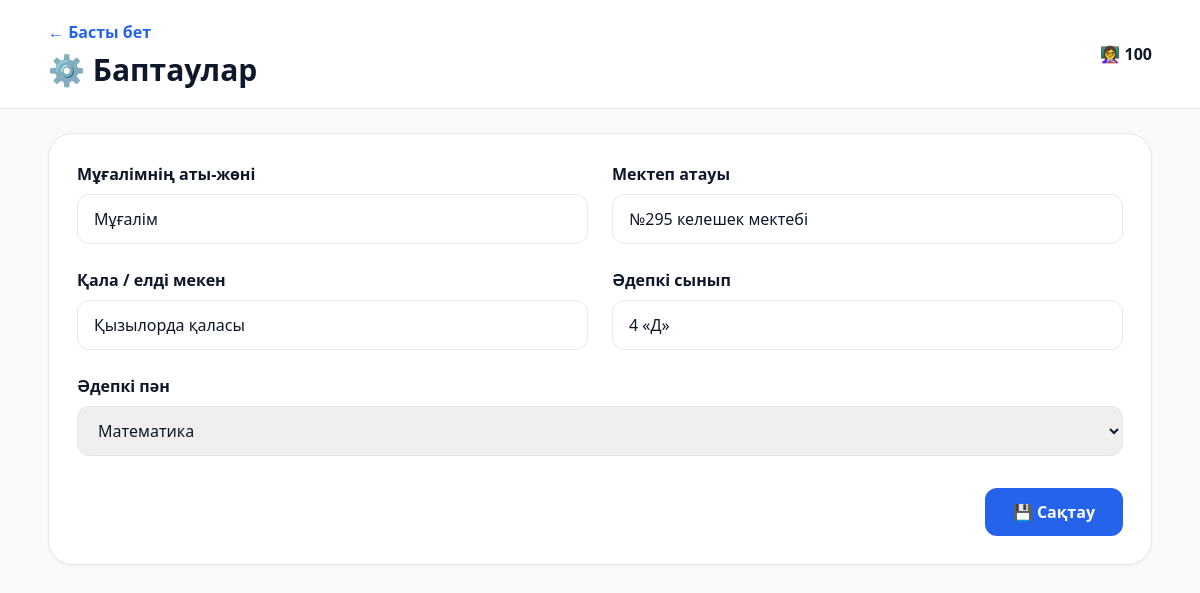
Screenshot of /settings (signed in) with the database file from the repository.
### tables this page shows
CREATE TABLE app_settings (

        id INTEGER PRIMARY KEY AUTOINCREMENT,

        setting_key TEXT NOT NULL UNIQUE,

        setting_value TEXT,

        updated_at TIMESTAMP
            DEFAULT CURRENT_TIMESTAMP
    );

### app.py (the view, shortened to what this page needs)
@app.route(
    "/settings",
    methods=["GET", "POST"]
)
def settings():
    if not logged_in():
        return redirect(
            url_for("login")
        )
    conn = get_db()
    rows = conn.execute(
        """
        SELECT
            setting_key,
            setting_value

        FROM app_settings
        """
    ).fetchall()
    conn.close()
    current_settings = {
        row["setting_key"]:
            row["setting_value"]
        for row in rows
    }
    return render_template(
        "settings.html",
        teacher_name=session.get(
            "teacher_name",
            current_settings.get(
                "teacher_name",
                "Мұғалім"
            )
        ),
        settings=current_settings,
        saved=(
            request.args.get(
                "saved"
            ) == "1"
        )
    )

### app.py (called while the page is built)
def get_db():
    conn = sqlite3.connect(DB_PATH)
    conn.row_factory = sqlite3.Row
    return conn

def logged_in():
    return "user" in session

def get_student_portal_token():
    conn = get_db()
    portal = conn.execute(
        """
        SELECT portal_token

        FROM student_portal_links

        WHERE is_active = 1

        ORDER BY id DESC
        LIMIT 1
        """
    ).fetchone()
    if portal is None:
        import secrets
        token = secrets.token_urlsafe(24)
        conn.execute(
            """
            INSERT INTO student_portal_links (
                portal_token,
                is_active
            )
            VALUES (?, 1)
            """,
            (token,)
        )
        conn.commit()
    else:
        token = portal["portal_token"]
    conn.close()
    return token

@app.context_processor
def inject_student_portal_link():
    try:
        token = (
            get_student_portal_token()
        )
        return {
            "student_portal_token":
                token
        }
    except Exception:
        return {
            "student_portal_token":
                None
        }

### templates/settings.html (shortened to what this page needs)
<!DOCTYPE html>
<html lang="kk">
<head>
<script src="https://cdn.tailwindcss.com"></script>
</head>
<body class="bg-slate-50 text-slate-900">
<header class="bg-white border-b">
<div class="max-w-6xl mx-auto px-6 py-5 flex justify-between items-center">
<div>
<a href="{{ url_for('dashboard') }}"
   class="text-blue-600 font-semibold">
← Басты бет
</a>
<h1 class="text-3xl font-black mt-2">
⚙️ Баптаулар
</h1>
</div>
<div class="font-bold">
👩‍🏫 {{ teacher_name }}
</div>
</div>
</header>
<main class="max-w-6xl mx-auto p-6">
<form method="POST"
      class="bg-white border rounded-3xl p-7 shadow-sm">
<div class="grid md:grid-cols-2 gap-6">
{% for field, label in [
('teacher_name','Мұғалімнің аты-жөні'),
('school_name','Мектеп атауы'),
('city_name','Қала / елді мекен'),
('default_class','Әдепкі сынып')
] %}
<div>
<label class="font-bold block mb-2">
{{ label }}
</label>
<input
    name="{{ field }}"
    value="{{ settings.get(field,'') }}"
    class="w-full border rounded-xl px-4 py-3"
    required>
</div>
{% endfor %}
<div class="md:col-span-2">
<label class="font-bold block mb-2">
Әдепкі пән
</label>
<select name="default_subject"
        class="w-full border rounded-xl px-4 py-3">
{% for subject in ['Математика','Қазақ тілі'] %}
<option value="{{ subject }}"
{% if settings.get('default_subject') == subject %}
selected
{% endif %}>
{{ subject }}
</option>
{% endfor %}
</select>
</div>
</div>
<div class="mt-8 flex justify-end">
<button
    class="bg-blue-600 text-white
           px-7 py-3 rounded-xl font-bold">
💾 Сақтау
</button>
</div>
</form>
</main>
</body>
</html>

### rows the page displays
app_settings: teacher_name "Мұғалім"
app_settings: school_name "№295 келешек мектебі"
app_settings: city_name "Қызылорда қаласы"
app_settings: default_class "4 «Д»"
app_settings: default_subject "Математика"

### other values shown
{{ teacher_name }} "100"
{{ label }} "Мұғалімнің аты-жөні" "Мектеп атауы" "Қала / елді мекен" "Әдепкі сынып"
